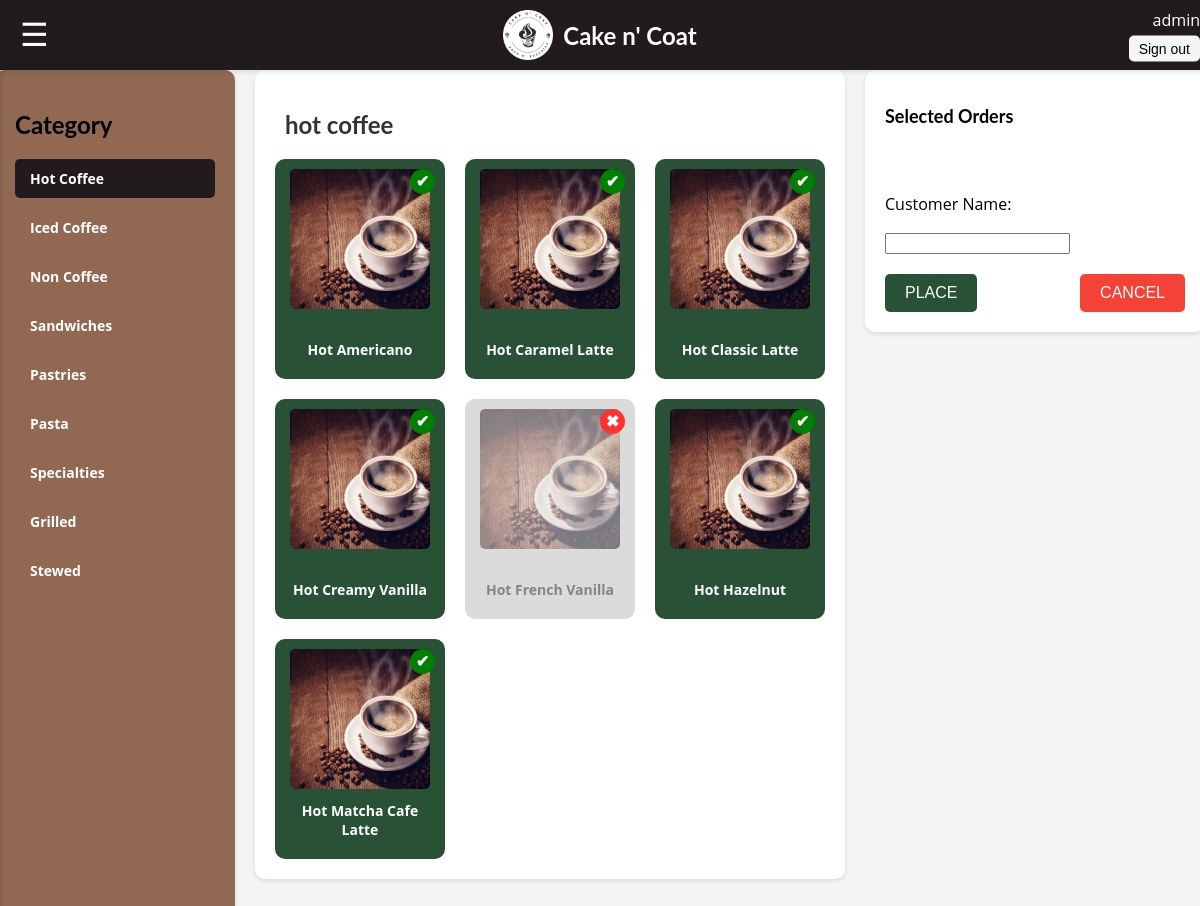
Screenshot of /pos.php (signed in) with the database file from the repository.
### tables this page shows
CREATE TABLE `menu` (
  `food_id` int(3) NOT NULL,
  `food_name` varchar(100) NOT NULL,
  `price` double NOT NULL,
  `availability` varchar(100) NOT NULL,
  `category` enum('hot coffee','iced coffee','non coffee','sandwich','pastry','pasta','specialty','grilled','stewed') NOT NULL
);

### pos.php (the view, shortened to what this page needs)
<!DOCTYPE html>
<html lang="en">
<head>
    <link rel="stylesheet" href="assets/css/dashboard.css" type="text/css" />
</head>
<body>
    <div class="header">
        <div class="menu-icon-button">
            <button id="menu-toggle">&#9776;</button>
        </div>
        <img src="assets/images/cnclogo.png" alt="Logo" class="logo">
        <div class="brand-name">Cake n' Coat</div>
        <div class="username">
            <?php echo htmlspecialchars($_SESSION['user']); ?>
            <div><button id="signOut">Sign out</button></div>
        </div>
    </div>
<div class="menu-wrapper">
    <div class="category-list">
        <h2>Category</h2>
        <ul>
            <li><a class="selected" data-category="hot coffee">Hot Coffee</a></li>
            <li><a data-category="iced coffee">Iced Coffee</a></li>
            <li><a data-category="non coffee">Non Coffee</a></li>
            <li><a data-category="sandwich">Sandwiches</a></li>
            <li><a data-category="pastry">Pastries</a></li>
            <li><a data-category="pasta">Pasta</a></li>
            <li><a data-category="specialty">Specialties</a></li>
            <li><a data-category="grilled">Grilled</a></li>
            <li><a data-category="stewed">Stewed</a></li>
        </ul>
    </div>
    <div class="item-section">
        <?php
        include("database/db.php");
        $query = "SELECT food_id, food_name, price, availability, category FROM menu ORDER BY category, food_name";
        $result = $conn->query($query);
        $menuByCategory = [];
        while ($row = $result->fetch_assoc()) {
            $category = $row['category'];
            $menuByCategory[$category][] = $row;
        }
        foreach ($menuByCategory as $category => $items) {
            echo "<div class='category-box' data-category='" . htmlspecialchars($category) . "'>";
            echo "<h2 class='category-title'>" . htmlspecialchars($category) . "</h2>";
            echo "<div class='item-grid'>";
            foreach ($items as $item) {
                $isAvailable = $item['availability'] === 'available';
                $statusIcon = $isAvailable ? "✔" : "✖";
                $statusClass = $isAvailable ? "available" : "unavailable";
                $cardClass = $isAvailable ? "item-card" : "item-card disabled";
                echo "<div class='{$cardClass}' data-food-id='{$item['food_id']}' data-price='{$item['price']}' data-category='" . htmlspecialchars($item['category']) . "'>";
                echo "<img src='Images/coffee.png' alt='" . htmlspecialchars($item['food_name']) . "'>";
                echo "<p>" . htmlspecialchars($item['food_name']) . "</p>";
                echo "<div class='status-icons'><span class='status-icon {$statusClass}'>{$statusIcon}</span></div>";
                echo "</div>";
            }
            echo "</div></div>";
        }
        ?>
    </div>
    <form class="selected-orders" action="actions/placeorder.php" method="POST">
        <h2>Selected Orders</h2>
        <div>
            <p>Customer Name:</p>
            <input type="text" class="order-name" name="customer_name" required>
        </div>
        <div class="order-actions">
            <button type="submit" class="place-order">PLACE</button>
            <button type="button" class="cancel-order">CANCEL</button>
        </div>
    </form>
</div>
</body>
</html>

### assets/css/dashboard.css (style rules this page uses)
body { font-family: 'Open Sans', Arial, sans-serif; display: flex; flex-direction: column; align-items: center; height: 100vh; margin: 0; background-color: #f4f4f4; }
.header { width: 100%; display: flex; justify-content: center; align-items: center; padding: 10px; background-color:#211a1e; box-shadow: 0px 2px 5px rgba(0, 0, 0, 0.1); position: relative; }
.menu-icon-button { position: absolute; left: 10px; top: 50%; transform: translateY(-50%); }
.menu-icon-button button { font-size: 32px; background: none; border: none; color: white; cursor: pointer; letter-spacing: 5px; padding: 10px 20px; }
.logo { width: 50px; height: auto; margin-right: 10px; }
.brand-name { font-family: 'Lato', Arial, sans-serif; font-weight: bold; font-size: 24px; color: white; }
.username { position: absolute; right: 10px; top: 50%; transform: translateY(-50%); font-size: 16px; color: white; display: flex; flex-direction: column; align-items: flex-end; }
.username button { margin-top: 5px; padding: 5px 10px; font-size: 14px; background-color: #f5f5f5; color: rgb(0, 0, 0); border: none; border-radius: 5px; cursor: pointer; transition: background-color 0.3s; }
.status-icons { display: flex; align-items: center; gap: 10px; }
h1, h2, h3, h4, h5, h6 { font-family: 'Lato', Arial, sans-serif; }
.brand-name { color: white; }
.menu-wrapper { display: flex; gap: 20px; align-items: flex-start; }
.category-list { width: 200px; background-color: #916953; padding: 20px; border-radius: 10px; box-shadow: 0px 2px 5px rgba(0, 0, 0, 0.1); display: flex; flex-direction: column; justify-content: flex-start; height: 100%; }
.category-list ul { list-style: none; padding: 0; margin: 0; }
.category-list ul li { margin-bottom: 10px; }
.category-list ul li a { text-decoration: none; color: white; font-size: 14px; font-weight: bold; display: block; padding: 10px 15px; border-radius: 5px; transition: background-color 0.3s; }
.category-list ul li a.selected { background-color: #211a1e; color: white; }
.item-section { flex: 1; }
.category-box { padding: 20px; background-color: white; border-radius: 10px; box-shadow: 0px 2px 5px rgba(0, 0, 0, 0.1); }
.category-title { font-size: 24px; font-weight: bold; margin-bottom: 20px; text-align: left; }
.item-grid { display: grid; grid-template-columns: repeat(3, 1fr); gap: 20px; justify-items: center; }
.item-card { position: relative; background-color: #295135; color: white; border-radius: 10px; padding: 10px; text-align: center; width: 150px; height: 200px; display: flex; flex-direction: column; justify-content: space-between; align-items: center; }
.item-card img { width: 140px; height: 140px; object-fit: cover; border-radius: 5px; margin: 0 auto; }
.item-card p { margin: 10px 0; font-size: 14px; font-weight: bold; }
.item-card.disabled { background-color: #d3d3d3; color: #666; opacity: 0.8; }
.item-card.disabled img { opacity: 0.6; }
.item-card.disabled p { color: #666; }
.status-icons { position: absolute; top: 10px; right: 10px; display: flex; gap: 5px; }
.status-icon { font-size: 16px; font-weight: bold; color: white; background-color: green; border-radius: 50%; width: 25px; height: 25px; display: flex; justify-content: center; align-items: center; }
.status-icon.unavailable { background-color: red; }
.category-title { font-size: 24px; font-weight: bold; margin-bottom: 20px; text-align: left; padding-left: 10px; color: #333; }
.selected-orders { background-color: white; border-radius: 10px; padding: 20px; box-shadow: 0px 2px 5px rgba(0, 0, 0, 0.1); width: 300px; display: flex; flex-direction: column; gap: 20px; }
.selected-orders h2 { font-size: 18px; font-weight: bold; margin-bottom: 10px; text-align: left; }
.order-actions { display: flex; justify-content: space-between; gap: 10px; }
.place-order { background-color: #295135; color: white; padding: 10px 20px; border: none; border-radius: 5px; font-size: 16px; cursor: pointer; }
.cancel-order { background-color: #f44336; color: white; padding: 10px 20px; border: none; border-radius: 5px; font-size: 16px; cursor: pointer; }

### rows the page displays
menu: food_name "Hot Americano", availability "✔"
menu: food_name "Hot Caramel Latte", availability "✔"
menu: food_name "Hot Classic Latte", availability "✔"
menu: food_name "Hot Creamy Vanilla", availability "✔"
menu: food_name "Hot French Vanilla", availability "✖"
menu: food_name "Hot Hazelnut", availability "✔"
menu: food_name "Hot Matcha Cafe Latte", availability "✔"

### other values shown
$_SESSION['user'] "admin"
$category "hot coffee"
